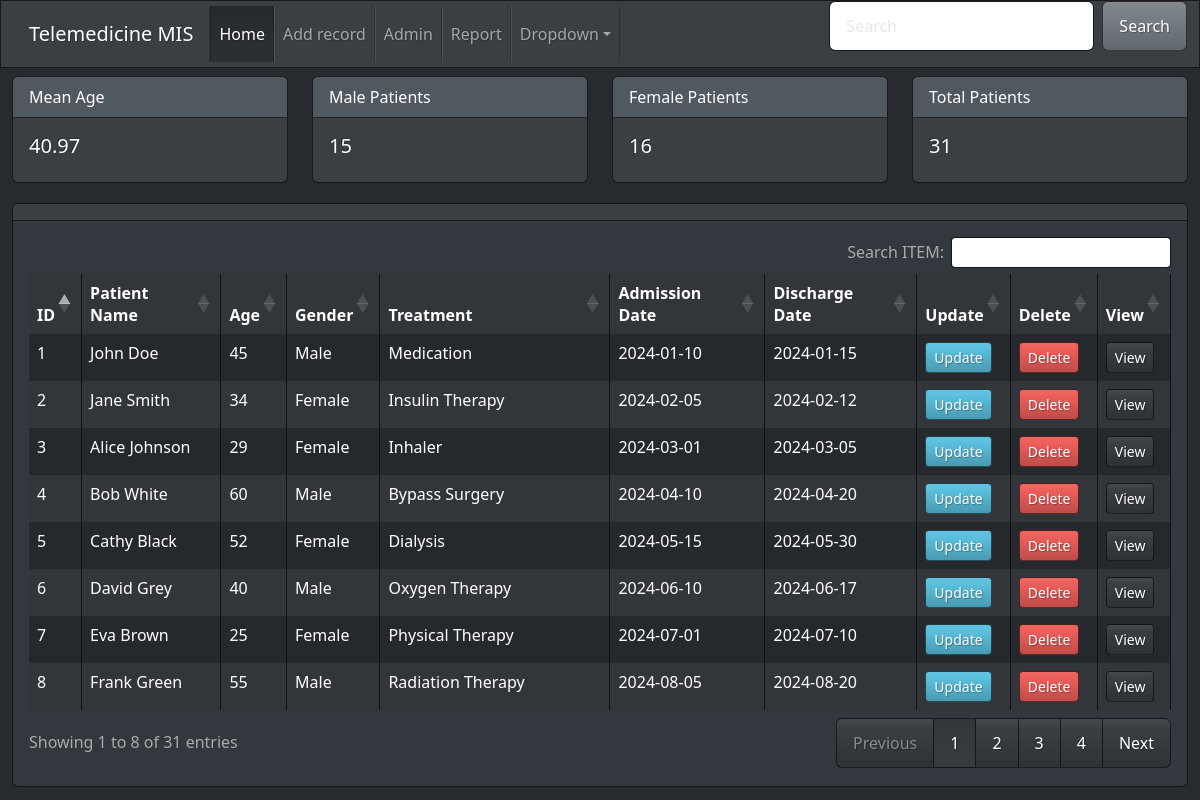
The app's page /home.php with its own data.
### tables this page shows
CREATE TABLE patient_records (
    id INT AUTO_INCREMENT PRIMARY KEY,
    patient_name VARCHAR(100) NOT NULL,
    age INT NOT NULL,
    gender VARCHAR(10) NOT NULL,
    diagnosis VARCHAR(255) NOT NULL,
    treatment VARCHAR(255) NOT NULL,
    doctor_name VARCHAR(100) NOT NULL,
    admission_date DATE NOT NULL,
    discharge_date DATE
);

### home.php (the view, shortened to what this page needs)
<?php include("css.php") ?>
<?php include("nav.php") ?>
<?php include("connection.php") ?>
<?php
$conn = new mysqli($servername, $username, $password, $dbname);
$sql = "SELECT * FROM patient_records";
$result = $conn->query($sql);
$mean_age_result = $conn->query("SELECT AVG(age) as mean_age FROM patient_records");
$mean_age_row = $mean_age_result->fetch_assoc();
$mean_age = round($mean_age_row['mean_age'], 2);
$count_male_result = $conn->query("SELECT COUNT(*) as count_male FROM patient_records WHERE gender = 'Male'");
$count_male_row = $count_male_result->fetch_assoc();
$count_male = $count_male_row['count_male'];
$count_female_result = $conn->query("SELECT COUNT(*) as count_female FROM patient_records WHERE gender = 'Female'");
$count_female_row = $count_female_result->fetch_assoc();
$count_female = $count_female_row['count_female'];
$count_all_result = $conn->query("SELECT COUNT(*) as count_all FROM patient_records");
$count_all_row = $count_all_result->fetch_assoc();
$count_all = $count_all_row['count_all'];
?>
<div class="container-fluid">
    <div class="row mt-2">
        <div class="col-md-3">
            <div class="card text-white bg-primary mb-3">
                <div class="card-header">Mean Age</div>
                <div class="card-body">
                    <h5 class="card-title"><?php echo $mean_age; ?></h5>
                </div>
            </div>
        </div>
        <div class="col-md-3">
            <div class="card text-white bg-primary mb-3">
                <div class="card-header">Male Patients</div>
                <div class="card-body">
                    <h5 class="card-title"><?php echo $count_male; ?></h5>
                </div>
            </div>
        </div>
        <div class="col-md-3">
            <div class="card text-white bg-primary mb-3">
                <div class="card-header">Female Patients</div>
                <div class="card-body">
                    <h5 class="card-title"><?php echo $count_female; ?></h5>
                </div>
            </div>
        </div>
        <div class="col-md-3">
            <div class="card text-white bg-primary mb-3">
                <div class="card-header">Total Patients</div>
                <div class="card-body">
                    <h5 class="card-title"><?php echo $count_all; ?></h5>
                </div>
            </div>
        </div>
    </div>
</div>
<div class="container-fluid">
    <div class="card mt-1">
        <h3 class="card-header bg-primary text-white"></h3>
        <div class="card-body">
            <div class="table-responsive">
                <table id="patientTable" class="table table-striped table-bordered table-hover w-100">
                    <thead>
                        <tr>
                            <th>ID</th>
                            <th>Patient Name</th>
                            <th>Age</th>
                            <th>Gender</th>
                            <th>Treatment</th>
                            <th>Admission Date</th>
                            <th>Discharge Date</th>
                            <th>Update</th>
                            <th>Delete</th>
                            <th>View</th>
                        </tr>
                    </thead>
                    <tbody>
                        <?php
                        while ($row = $result->fetch_assoc()) {
                            echo "<tr>";
                            echo "<td>" . $row["id"] . "</td>";
                            echo "<td>" . $row["patient_name"] . "</td>";
                            echo "<td>" . $row["age"] . "</td>";
                            echo "<td>" . $row["gender"] . "</td>";
                            echo "<td>" . $row["treatment"] . "</td>";
                            echo "<td>" . $row["admission_date"] . "</td>";
                            echo "<td>" . $row["discharge_date"] . "</td>";
                            echo "<td><a href='update.php?id=" . $row["id"] . "' class='btn btn-info btn-sm'>Update</a></td>";
                            echo '<td><button onclick="confirmDelete(' . $row["id"] . ')" class="btn btn-danger btn-sm">Delete</button></td>';
                            echo '<td><a href="view.php?id=' . $row["id"] . '" class="btn btn-primary btn-sm">View</a></td>';
                            echo "</tr>";
                        }
                        ?>
                    </tbody>
                </table>
            </div>
        </div>
    </div>
</div>

### css.php (shortened to what this page needs)
<link href="https://cdnjs.cloudflare.com/ajax/libs/font-awesome/6.0.0/css/all.min.css" rel="stylesheet">
 <link href="https://cdn.datatables.net/1.10.25/css/dataTables.bootstrap4.min.css" rel="stylesheet">
 <link href="static/bootstrap/css/bootstrap.min6.css" rel="stylesheet">

### nav.php (shortened to what this page needs)
<nav class="navbar navbar-expand-lg bg-primary " data-bs-theme="dark">
  <div class="container-fluid">
    <a class="navbar-brand" href="#">Telemedicine MIS</a>
    <div class="collapse navbar-collapse" id="navbarColor01">
      <ul class="navbar-nav me-auto">
        <li class="nav-item">
          <a class="nav-link active" href="home.php">Home
          </a>
        </li>
        <li class="nav-item">
          <a class="nav-link" href="insert.php">Add record</a>
        </li>
        <li class="nav-item">
          <a class="nav-link" href="#">Admin</a>
        </li>
        <li class="nav-item">
          <a class="nav-link" href="#">Report</a>
        </li>
        <li class="nav-item dropdown">
          <a class="nav-link dropdown-toggle" data-bs-toggle="dropdown" href="#" role="button" aria-haspopup="true" aria-expanded="false">Dropdown</a>
        </li>
      </ul>
      <form class="d-flex">
        <input class="form-control me-sm-2" type="search" placeholder="Search">
        <button class="btn btn-secondary my-2 my-sm-0" type="submit">Search</button>
      </form>
    </div>
  </div>
</nav>

### records on screen
patient_records: id "1", patient_name "John Doe", age "45", gender "Male", treatment "Medication", admission_date "2024-01-10", discharge_date "2024-01-15"
patient_records: id "2", patient_name "Jane Smith", age "34", gender "Female", treatment "Insulin Therapy", admission_date "2024-02-05", discharge_date "2024-02-12"
patient_records: id "3", patient_name "Alice Johnson", age "29", gender "Female", treatment "Inhaler", admission_date "2024-03-01", discharge_date "2024-03-05"
patient_records: id "4", patient_name "Bob White", age "60", gender "Male", treatment "Bypass Surgery", admission_date "2024-04-10", discharge_date "2024-04-20"
patient_records: id "5", patient_name "Cathy Black", age "52", gender "Female", treatment "Dialysis", admission_date "2024-05-15", discharge_date "2024-05-30"
patient_records: id "6", patient_name "David Grey", age "40", gender "Male", treatment "Oxygen Therapy", admission_date "2024-06-10", discharge_date "2024-06-17"
patient_records: id "7", patient_name "Eva Brown", age "25", gender "Female", treatment "Physical Therapy", admission_date "2024-07-01", discharge_date "2024-07-10"
patient_records: id "8", patient_name "Frank Green", age "55", gender "Male", treatment "Radiation Therapy", admission_date "2024-08-05", discharge_date "2024-08-20"

### other values on screen
$mean_age "40.97"
$count_male "15"
$count_female "16"
$count_all "31"
